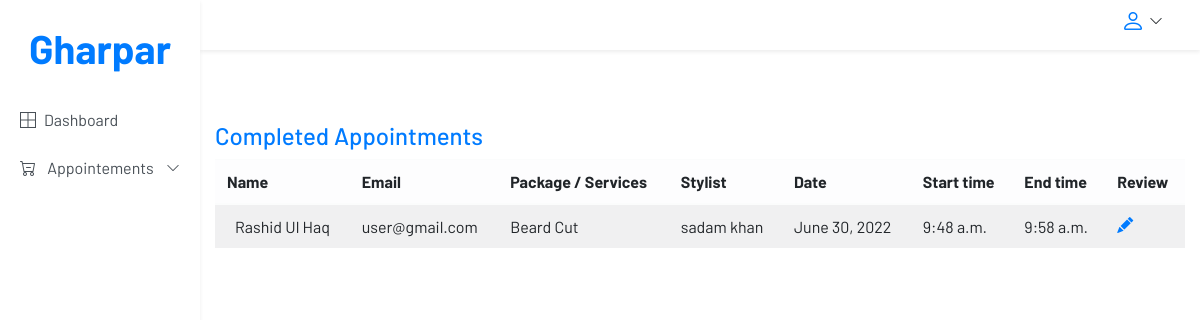
The page /user/appoitment/completed/ (signed in) on the database its author committed.
### core/models.py (models this page shows, shortened)
class Appointment(models.Model):
    OPTIONS = (
        ('Pending','Pending'),
        ('Confirmed','Confirmed'),
        ('Cancelled','Cancelled'),
        ('Completed','Completed'),
    )
    employee = models.ForeignKey(Employee, on_delete=models.CASCADE, verbose_name='Employee',default=2)
    customer = models.ForeignKey(User, on_delete=models.CASCADE, verbose_name='Customer')
    package = models.ForeignKey(Package, on_delete=models.CASCADE, verbose_name='Package', blank=True, null=True)
    service = models.ManyToManyField(Service, verbose_name='Service', blank=True)
    status  = models.CharField(max_length=100,choices= OPTIONS,verbose_name='Status', default='Pending')
    date = models .DateField(verbose_name='Date')
    start_time = models.TimeField(verbose_name='Start Time')
    end_time = models.TimeField(verbose_name='End Time')
    created = models.DateTimeField(auto_now_add=True, verbose_name='Created at')
    class Meta:
        verbose_name = 'appointment'
        verbose_name_plural = 'appointments'
        ordering = ['-created']

class Service(models.Model):
    name = models.CharField(max_length=200, verbose_name='Name')
    description = models.TextField(verbose_name='Description')
    image = models.ImageField(verbose_name='Image', upload_to='services')
    category = models.ForeignKey('Category', on_delete=models.CASCADE, verbose_name='Category')
    price = models.DecimalField(max_digits=10, decimal_places=2, verbose_name='Price')
    duration = models.DecimalField(max_digits=10, decimal_places=2, verbose_name='Duration')
    created = models.DateTimeField(auto_now_add=True, verbose_name='Created at')
    class Meta:
        verbose_name = 'service'
        verbose_name_plural = 'services'
        ordering = ['-created']

### accounts/models.py (models this page shows, shortened)
class User(AbstractUser):
    username = None
    email = models.EmailField(unique=True, blank=False,
                              error_messages={
                                  'unique': "A user with that email already exists.",
                              })
    image = models.ImageField(
        upload_to='profile_pictures', null=True, blank=True)
    USERNAME_FIELD = "email"
    REQUIRED_FIELDS = ['first_name', 'last_name']
    is_employee = models.BooleanField(default=False)
    objects = UserManager()

class Employee(models.Model):
    JOBS = (
        ('Fashion Designer', 'Fashion Designer'),
        ('Beautician', 'Beautician'),
        ('Hair Stylist', 'Hair Stylist'),
        ('Makeup Artist', 'Makeup Artist'),
        ('Nail Artist', 'Nail Artist'),
        ('Other', 'Other'),
    )
    user = models.OneToOneField(User, on_delete=models.CASCADE)
    position = models.CharField(max_length=100, choices=JOBS, default='Other')
    salary = models.DecimalField(max_digits=10, decimal_places=2)
    class Meta:
        verbose_name = 'employee'
        verbose_name_plural = 'employees'
    def __str__(self):
        return self.user.first_name + ' ' + self.user.last_name

### accounts/restrictions.py (the view)
    def wrapper(request, *args, **kwargs):
        if request.user.is_authenticated and request.user.is_employee == False and request.user.is_superuser == False:
            return function(request, *args, **kwargs)
        else:
            messages.error(request, 'You are not authorized to access this page, please login!')
            return redirect('login')

### accounts/restrictions.py (called while the page is built)
def only_user(function):
    def wrapper(request, *args, **kwargs):
        if request.user.is_authenticated and request.user.is_employee == False and request.user.is_superuser == False:
            return function(request, *args, **kwargs)
        else:
            messages.error(request, 'You are not authorized to access this page, please login!')
            return redirect('login')
    return wrapper

### core/views.py (called while the page is built)
@only_user
def user_appointments(request,name):
    appointments = Appointment.objects.filter(customer=request.user)
    if name == 'pending':
        cancelled = appointments.filter(status='Cancelled')
        pending = appointments.filter(status='Pending')
        context = {
            'cancelled': cancelled,
            'pending': pending,
        }
    elif name == 'completed':
        completed = appointments.filter(status='Completed')
        context = {
            'completed': completed,
        }
    else:
        confirmed = appointments.filter(status='Confirmed')
        context = {
            'confirmed': confirmed,
        }
    return render(request, 'user/appointment_view.html', context)

### templates/user/appointment_view.html (shortened to what this page needs)
{% extends "partials/base.html" %} {% load static %} {% block content %}
<main class="container-fluid">
  <section class="row" style="">
   <div class="container mt-5">
    {% if pending %}
    <h4><a href="">Pending Appointments</a></h4>
    <div class="table-responsive">
      <table class="table table-striped table-light table-hover">
        <thead>
          <tr>
            <th>Name</th>
            <th>Email</th>
            <th>Package / Services</th>
            <th>Stylist</th>
            <th>Date</th>
            <th>Start time</th>
            <th>End time</th>
            <th></th>
          </tr>
        </thead>
        <tbody>
          {% for booking in pending %}
          <tr>
            <td>
              <div class="d-flex align-items-center">
                <span class="ml-2">{{booking.customer.first_name}} {{booking.customer.last_name}}</span>
              </div>
            </td>
            <td>{{booking.customer.email}}<br></td>
            {% comment %} <td class="font-weight-bold">{{booking.service.name}} {{booking.package.name}}</td>
             {% endcomment %}
              <td>
            {% for service in booking.package.services.all %}
            {{service.name}}
            {% endfor %}
            </td>
            <td>{{booking.employee}}</td>
            <td>{{booking.date}}</td>
            <td>
            {{booking.start_time}}
            </td>
            <td>
            {{booking.end_time}}
            </td>
            <td>
              <a href="{% url 'edit_booking' booking.id %}">
                <i class="bi bi-pencil-fill text-primary"></i>
            </td>
            </a>
          </tr>
          {% endfor %}
        </tbody>
      </table>
    </div>
    {% if cancelled %}
    <h4><a href="">Cancelled Appointments</a></h4>
    <div class="table-responsive">
      <table class="table table-striped table-light table-hover">
        <thead>
          <tr>
            <th>Name</th>
            <th>Email</th>
            <th>Package / Services</th>
            <th>Stylist</th>
            <th>Date</th>
            <th>Start time</th>
            <th>End time</th>
            <th></th>
          </tr>
        </thead>
        <tbody>
          {% for booking in cancelled %}
          <tr>
            <td>
              <div class="d-flex align-items-center">
                <span class="ml-2">{{booking.customer.first_name}} {{booking.customer.last_name}}</span>
              </div>
            </td>
            <td>{{booking.customer.email}}<br></td>
            <td class="font-weight-bold">{{booking.service.name}} {{booking.package.name}}</td>
            <td>{{booking.employee}}</td>
            <td>{{booking.date}}</td>
            <td>
            {{booking.start_time}}
            </td>
            <td>
            {{booking.end_time}}
            </td>
            <td>
              <a href="">
                <i class="bi bi-pencil-fill text-primary"></i>
            </td>
            </a>
          </tr>
          {% endfor %}
        </tbody>
      </table>
    </div>
    {% endif %}
    {% elif completed %}
    <h4><a href="">Completed Appointments</a></h4>
    <div class="table-responsive">
      <table class="table table-striped table-light table-hover">
        <thead>
          <tr>
            <th>Name</th>
            <th>Email</th>
            <th>Package / Services</th>
            <th>Stylist</th>
            <th>Date</th>
            <th>Start time</th>
            <th>End time</th>
            <th>Review</th>
          </tr>
        </thead>
        <tbody>
          {% for booking in completed %}
          <tr>
            <td>
              <div class="d-flex align-items-center">
                <span class="ml-2">{{booking.customer.first_name}} {{booking.customer.last_name}}</span>
              </div>
            </td>
            <td>{{booking.customer.email}}<br></td>
            <td>
            {% for service in booking.package.services.all %}
            {{service.name}}
            {% endfor %}
            </td>
            <td>{{booking.employee}}</td>
            <td>{{booking.date}}</td>
            <td>
            {{booking.start_time}}
            </td>
            <td>
            {{booking.end_time}}
            </td>
            <td>
            <a href="{% url 'rate' booking.id %}">
                <i class="bi bi-pencil-fill text-primary"></i>
            </a>
            </td>
          </tr>
          {% endfor %}
        </tbody>
      </table>
    </div>
    {% else %}
    <h4>No Appointments</h4>
    <a href="{% url 'services' %}" class="btn btn-primary">
      <i class="bi bi-plus"></i>
      Add Appointment
    </a>
    {% endif %}
  </div>
  </section>
</main>
{% endblock %}

### static/css/admin_style.css (style rules this page uses)
body { font-family: 'Barlow', sans-serif; }

### rows shown on the page
Appointment: customer.first_name "Rashid", customer.last_name "Ul Haq", customer.email "user@gmail.com", employee "sadam khan", date "June 30, 2022", start_time "9:48 a.m.", end_time "9:58 a.m."
Service: name "Beard Cut"
